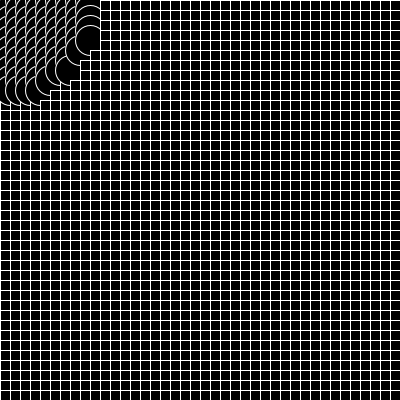
Frame 1 (no input)
Frame 60 (the mouse pressed at the canvas centre just before this capture): identical to frame 1, image omitted
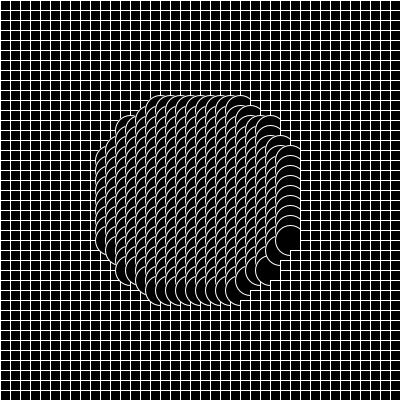
Frame 120 (the mouse held since frame 60 and released just before this capture)

The Processing sketch that drew these frames (run headless with seeded random() and noise(); from frame 60 on, the mouse is pressed at the canvas centre):

// Processing sketch: processing_114235
// ── processing_114235.pde

void setup() {
  size(400, 400);
  background(5);
}


void draw() {
  int a=4;
  int w=3;
  int e=2;
  float r= random(10, 50);
  int mx=mouseX;
  int my=mouseY;


  background(255);
  ellipseMode(CENTER);
  for (int o = 0; o<width; o+=10) {

    for (int p = 0; p<height; p+=10) {
      fill(0);
      stroke(255);
      rect(o, p, 20, 20);

      if (dist(mouseX, mouseY, o, p)<100) {
        ellipse(o, p, 30, 30);

        //bezier(o, p, o, p, o, p);
      }
    }
  }
}
